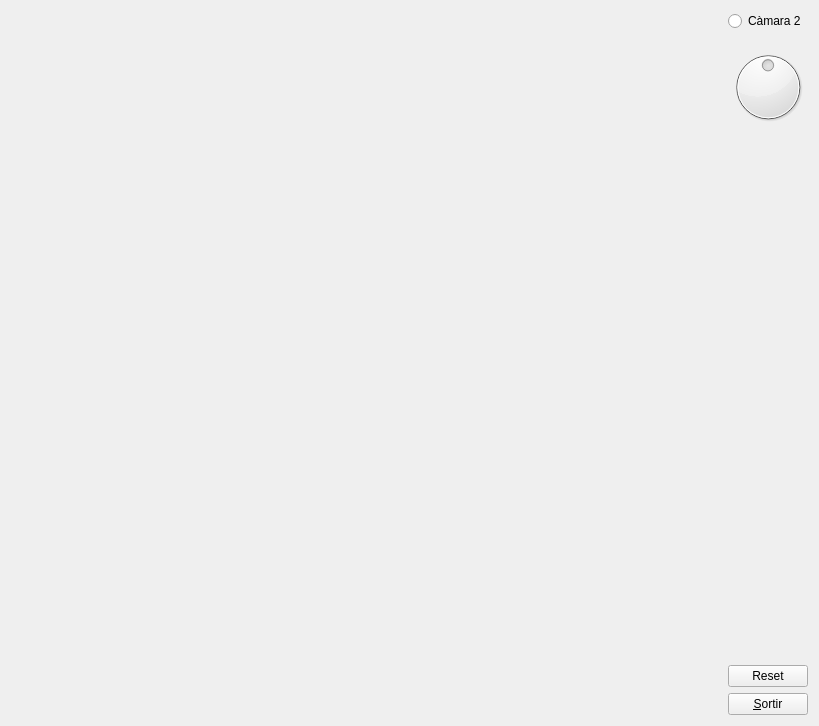
<?xml version="1.0" encoding="UTF-8"?>
<ui version="4.0">
 <class>MyForm</class>
 <widget class="QWidget" name="MyForm">
  <property name="geometry">
   <rect>
    <x>0</x>
    <y>0</y>
    <width>819</width>
    <height>726</height>
   </rect>
  </property>
  <property name="windowTitle">
   <string>Form</string>
  </property>
  <layout class="QHBoxLayout" name="horizontalLayout">
   <item>
    <widget class="MyGLWidget" name="widget" native="true">
     <property name="sizePolicy">
      <sizepolicy hsizetype="Expanding" vsizetype="Expanding">
       <horstretch>0</horstretch>
       <verstretch>0</verstretch>
      </sizepolicy>
     </property>
    </widget>
   </item>
   <item>
    <layout class="QVBoxLayout" name="verticalLayout">
     <item>
      <widget class="QRadioButton" name="radioButton">
       <property name="text">
        <string>Càmara 2</string>
       </property>
      </widget>
     </item>
     <item>
      <widget class="QDial" name="dial">
       <property name="minimum">
        <number>-15</number>
       </property>
       <property name="maximum">
        <number>15</number>
       </property>
       <property name="tracking">
        <bool>true</bool>
       </property>
      </widget>
     </item>
     <item>
      <spacer name="verticalSpacer">
       <property name="orientation">
        <enum>Qt::Vertical</enum>
       </property>
       <property name="sizeHint" stdset="0">
        <size>
         <width>20</width>
         <height>40</height>
        </size>
       </property>
      </spacer>
     </item>
     <item>
      <widget class="QPushButton" name="pushButton_2">
       <property name="text">
        <string>Reset</string>
       </property>
      </widget>
     </item>
     <item>
      <widget class="QPushButton" name="pushButton">
       <property name="sizePolicy">
        <sizepolicy hsizetype="Fixed" vsizetype="Fixed">
         <horstretch>0</horstretch>
         <verstretch>0</verstretch>
        </sizepolicy>
       </property>
       <property name="text">
        <string>&amp;Sortir</string>
       </property>
      </widget>
     </item>
    </layout>
   </item>
  </layout>
 </widget>
 <customwidgets>
  <customwidget>
   <class>MyGLWidget</class>
   <extends>QWidget</extends>
   <header>MyGLWidget.h</header>
   <container>1</container>
   <slots>
    <signal>sig_res()</signal>
    <signal>sig_res2(int)</signal>
    <slot>actCam2()</slot>
    <slot>canviDirec(int)</slot>
    <slot>reiniciar_tot()</slot>
   </slots>
  </customwidget>
 </customwidgets>
 <resources/>
 <connections>
  <connection>
   <sender>pushButton</sender>
   <signal>clicked()</signal>
   <receiver>MyForm</receiver>
   <slot>close()</slot>
   <hints>
    <hint type="sourcelabel">
     <x>803</x>
     <y>715</y>
    </hint>
    <hint type="destinationlabel">
     <x>839</x>
     <y>529</y>
    </hint>
   </hints>
  </connection>
  <connection>
   <sender>radioButton</sender>
   <signal>clicked()</signal>
   <receiver>widget</receiver>
   <slot>actCam2()</slot>
   <hints>
    <hint type="sourcelabel">
     <x>751</x>
     <y>26</y>
    </hint>
    <hint type="destinationlabel">
     <x>704</x>
     <y>81</y>
    </hint>
   </hints>
  </connection>
  <connection>
   <sender>dial</sender>
   <signal>valueChanged(int)</signal>
   <receiver>widget</receiver>
   <slot>canviDirec(int)</slot>
   <hints>
    <hint type="sourcelabel">
     <x>767</x>
     <y>106</y>
    </hint>
    <hint type="destinationlabel">
     <x>685</x>
     <y>195</y>
    </hint>
   </hints>
  </connection>
  <connection>
   <sender>pushButton_2</sender>
   <signal>clicked()</signal>
   <receiver>widget</receiver>
   <slot>reiniciar_tot()</slot>
   <hints>
    <hint type="sourcelabel">
     <x>756</x>
     <y>666</y>
    </hint>
    <hint type="destinationlabel">
     <x>707</x>
     <y>585</y>
    </hint>
   </hints>
  </connection>
  <connection>
   <sender>widget</sender>
   <signal>sig_res()</signal>
   <receiver>radioButton</receiver>
   <slot>toggle()</slot>
   <hints>
    <hint type="sourcelabel">
     <x>701</x>
     <y>287</y>
    </hint>
    <hint type="destinationlabel">
     <x>789</x>
     <y>25</y>
    </hint>
   </hints>
  </connection>
  <connection>
   <sender>widget</sender>
   <signal>sig_res2(int)</signal>
   <receiver>dial</receiver>
   <slot>setValue(int)</slot>
   <hints>
    <hint type="sourcelabel">
     <x>678</x>
     <y>352</y>
    </hint>
    <hint type="destinationlabel">
     <x>748</x>
     <y>102</y>
    </hint>
   </hints>
  </connection>
 </connections>
</ui>
